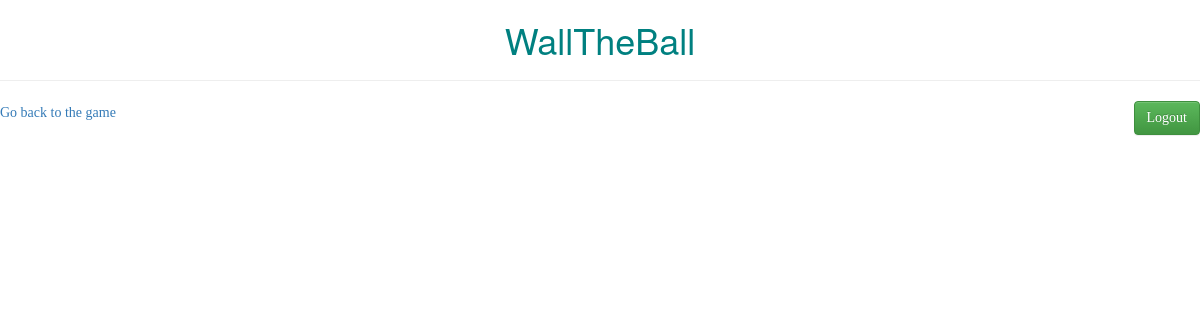
The app's page /scores (signed in), older data.
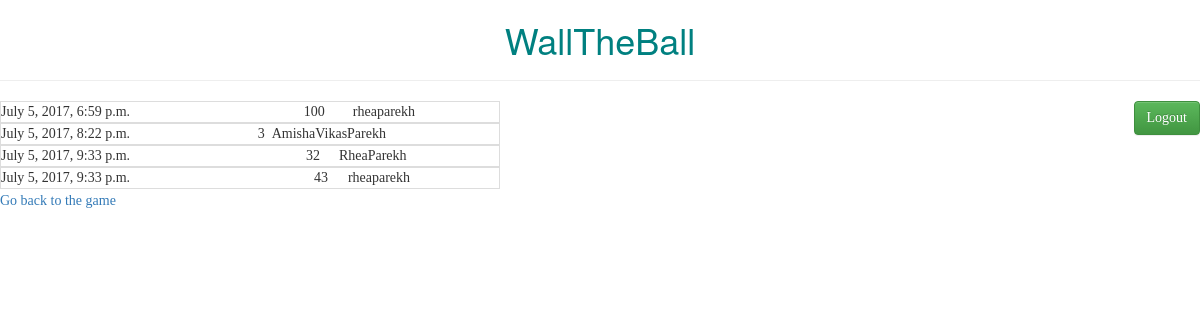
The same page, newer data.
### GameApp/models.py (models this page shows, shortened)
class Score(models.Model):
    score = models.IntegerField()
    user = models.ForeignKey(User)
    date=models.DateTimeField(auto_now=True,blank=True)
    class Meta:
        ordering=['user','score','date']

### GameApp/views.py (the view)
# urls.py: url(r'^scores$',views.score_view,name='score'),
def score_view(request):
  if request.user.is_authenticated():
     score_list=Score.objects.order_by('date')
     context={'score_list':score_list}
     return render(request,'score.html',context)

### gameManager/templates/score.html
{% extends "base.html" %}
{% load static %}
{% block logout %}
   <hr>
   <form action="logout">
       <input type="submit" id="logout" value="Logout" class="btn btn-success" style="float:right">
   </form>
{% endblock %}
{% block Score %}
  {% for s in score_list %}
  <table id="table">
  <tr id="td">
     <td>{{s.date}}</td>
     <td>{{s.score}}</td>
     <td>{{s.user}}</td>
  </tr>
  </table>
  {% endfor %}
  <a href="/../" > Go back to the game </a>
{% endblock %}

### gameManager/templates/base.html (shortened to what this page needs)
<!DOCTYPE html>
{% load staticfiles %}
<html>
  <head>
      <link rel="stylesheet" type="text/css" href="//maxcdn.bootstrapcdn.com/bootstrap/3.2.0/css/bootstrap.min.css">
      <link rel="stylesheet" type="text/css" href="//maxcdn.bootstrapcdn.com/bootstrap/3.2.0/css/bootstrap-theme.min.css">
      <link rel="stylesheet" type="text/css" href="{% static "GameApp/game.css" %}">
  </head>
  <h1 class="topheader"> WallTheBall </h1>
  {% block logout %}
  {% endblock %}
  <body>
  {% block Score %}
  {% endblock %}
  </body>
</html>

### GameApp/static/GameApp/game.css (style rules this page uses)
* { font-family: "Lucida Grande"; }
.topheader { text-align:center; color: teal; }
#table { font-family: arial, sans-serif; border-collapse: collapse; width: 500px; }
#td { border: 1px solid #dddddd; text-align: left; padding: 8px; }

Row changes from the older to the newer data that the page shows:
added Score: date "July 5, 2017, 6:59 p.m.", score "100", user "rheaparekh"
added Score: date "July 5, 2017, 8:22 p.m.", score "3", user "AmishaVikasParekh"
added Score: date "July 5, 2017, 9:33 p.m.", score "32", user "RheaParekh"
added Score: date "July 5, 2017, 9:33 p.m.", score "43", user "rheaparekh"
